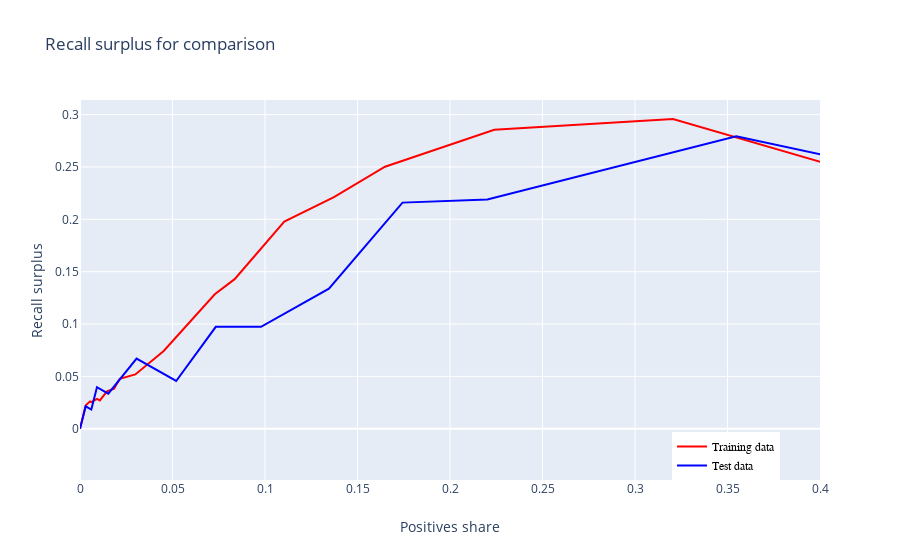

The notebook cell saved with this chart:
### Code cell
plot_recall_surplus_train_test(log_reg_pr_train_1,log_reg_pr_test_1)
